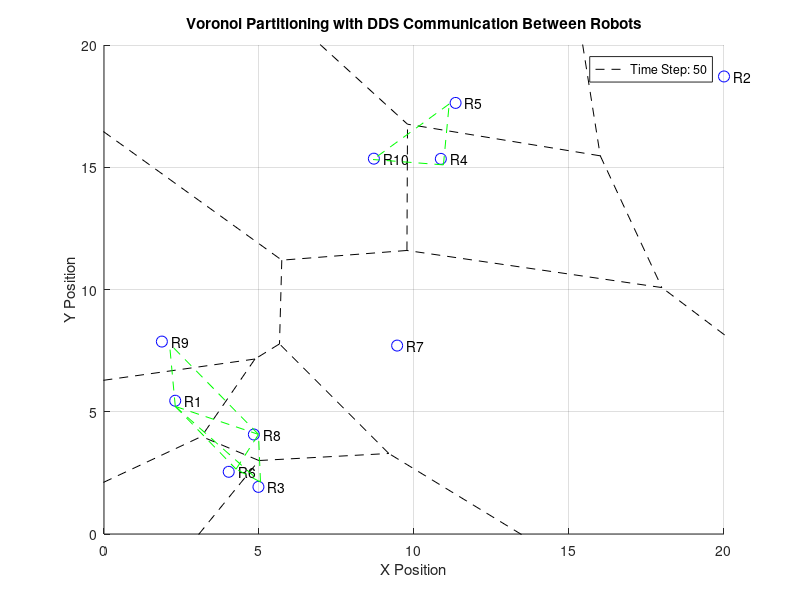

Write MATLAB code to recreate this figure.
% Parameters
num_robots = 10;             % Number of robots
time_steps = 50;            % Number of time steps
field_size = 20;            % Size of the 2D field (20x20)
comm_radius = 5;            % Communication radius for each robot

% Initialize random positions for each robot in the field
robot_positions = field_size * rand(num_robots, 2);

% Set up figure
figure;
axis([0 field_size 0 field_size]);
hold on;
grid on;
title('Voronoi Partitioning with DDS Communication Between Robots');
xlabel('X Position');
ylabel('Y Position');

% Main simulation loop
for t = 1:time_steps
    cla;  % Clear the plot for each time step

    % Compute Voronoi partitioning based on robot positions
    [vx, vy] = voronoi(robot_positions(:,1), robot_positions(:,2));
    
    % Plot Voronoi diagram
    plot(vx, vy, 'k--');  % Plot Voronoi edges as dashed lines
    
    % Plot each robot and its region
    for i = 1:num_robots
        % Plot robot position
        plot(robot_positions(i,1), robot_positions(i,2), 'bo', 'MarkerSize', 8, 'DisplayName', sprintf('Robot %d', i));
        text(robot_positions(i,1) + 0.3, robot_positions(i,2), sprintf('R%d', i));

        % Randomly move the robot within a small range
        robot_positions(i,:) = robot_positions(i,:) + 0.5 * (rand(1, 2) - 0.5);

        % Ensure the robot stays within its Voronoi cell
        if robot_positions(i,1) < 0
            robot_positions(i,1) = 0;
        elseif robot_positions(i,1) > field_size
            robot_positions(i,1) = field_size;
        end
        if robot_positions(i,2) < 0
            robot_positions(i,2) = 0;
        elseif robot_positions(i,2) > field_size
            robot_positions(i,2) = field_size;
        end
    end

    % Visualize DDS communication within each Voronoi region
    for i = 1:num_robots
        for j = i+1:num_robots
            % Calculate the distance between robots i and j
            distance = norm(robot_positions(i, :) - robot_positions(j, :));
            
            % If within communication radius, draw a line representing communication
            if distance <= comm_radius
                plot([robot_positions(i,1), robot_positions(j,1)], ...
                     [robot_positions(i,2), robot_positions(j,2)], 'g--');
            end
        end
    end

    % Display the legend
    legend(sprintf('Time Step: %d', t));

    % Pause for a short period to create an animation effect
    pause(0.1);
end

hold off;
